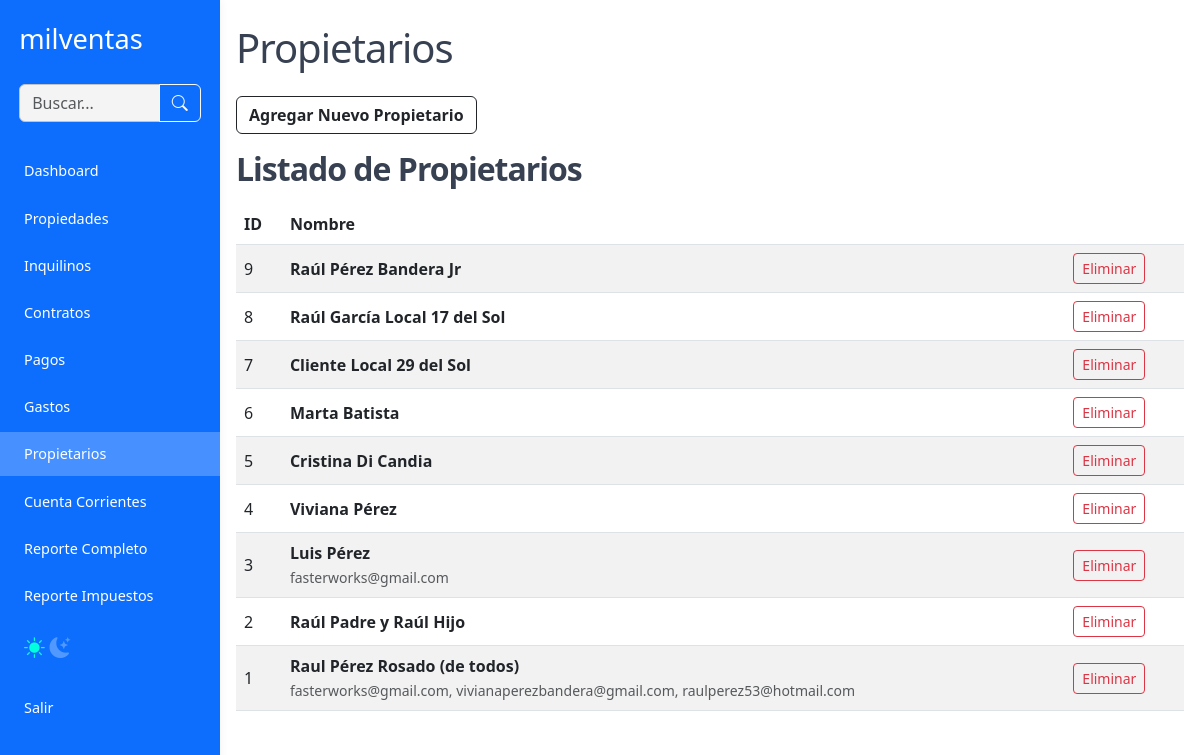
Screenshot of /propietarios.php (signed in) with the database file from the repository.
### tables this page shows
CREATE TABLE IF NOT EXISTS `propietarios` (
  `id` int(11) NOT NULL AUTO_INCREMENT,
  `nombre` varchar(255) NOT NULL,
  `telefono` varchar(50) NOT NULL,
  `email` varchar(500) NOT NULL,
  PRIMARY KEY (`id`)
);

### propietarios.php (the view, shortened to what this page needs)
<?php
require_once 'config.php';
$edit_id = intval($_GET['edit'] ?? 0);
$errors = [];
$show_form = isset($_GET['add']) && $_GET['add'] === 'true';
$propietarios = $pdo->query("SELECT * FROM propietarios ORDER BY id DESC")->fetchAll();
include 'includes/header_nav.php';
?>
<main class="container container-main py-4">
  <h1>Propietarios</h1>
  <button class="btn btn-outline-dark mb-3" type="button" data-bs-toggle="collapse" data-bs-target="#formPropietarioCollapse" aria-expanded="<?= $show_form || $edit_id || !empty($errors) ? 'true' : 'false' ?>" aria-controls="formPropietarioCollapse" style="font-weight:600;">
    <?= $show_form || $edit_id || !empty($errors) ? 'Ocultar' : 'Agregar Nuevo Propietario' ?>
  </button>
  <?php if (!($edit_id || !empty($errors) || $show_form)): ?>
    <section>
      <h2 class="fw-semibold mb-3">Listado de Propietarios</h2>
      <?php if (count($propietarios) === 0): ?>
        <p>No hay propietarios registrados.</p>
      <?php else: ?>
        <div class="table-responsive">
          <table class="table align-middle table-striped">
            <thead>
              <tr>
                <th>ID</th>
                <th>Nombre</th>
                <th></th>
              </tr>
            </thead>
            <tbody>
              <?php foreach ($propietarios as $p): ?>
                <tr>
                  <td><?= htmlspecialchars($p['id']) ?></td>
                  <td>
                    <a href="propietarios.php?edit=<?= intval($p['id']) ?>" class="text-decoration-none text-dark"><b><?= htmlspecialchars($p['nombre']) ?></b><br>
                      <small class="text-muted"><?= htmlspecialchars($p['email'] ?? '') ?></small></a>
                  </td>
                  <td>
                    <?php if ($_SESSION['user_role'] === 'admin'): ?>
                      <a href="propietarios.php?delete=<?= intval($p['id']) ?>" class="btn btn-sm btn-outline-danger" onclick="return confirm('¿Seguro que desea eliminar este propietario?')">Eliminar</a>
                    <?php endif; ?>
                  </td>
                </tr>
              <?php endforeach; ?>
            </tbody>
          </table>
        </div>
      <?php endif; ?>
    </section>
  <?php endif; ?>
</main>
<?php
include 'includes/footer.php';
?>

### includes/styles.css (style rules this page uses)
:root { --color-fondo: #ffffff; --color-texto: #374151; --color-primario: #0d6efd; --color-primario-hover: #4691ff; --color-navbar: #fff; --color-sidebar: #0d6efd; --color-card: #fff; --color-borde: #c3c3c3; --color-input: #f4f4f4; --color-acento: #fff700; }
body { background: var(--color-fondo); color: var(--color-texto); }
.card, .table-responsive { background: var(--color-card); }
body { font-family: ui-sans-serif, system-ui, sans-serif, 'Apple Color Emoji', 'Segoe UI Emoji', 'Segoe UI Symbol', 'Noto Color Emoji', -webkit-bodyui-sans-serif, "Noto Sans", Roboto, "Segoe UI", system-ui, -apple-system, "Helvetica Neue", Arial, "Liberation Sans", sans-serif, "Apple Color Emoji", "Segoe UI Emoji", "Segoe UI Symbol", "Noto Color Emoji"; background: #ffffff; color: #374151; padding-top: 5.5rem; min-height: 100vh; margin: 0; }
.container-main { max-width: 1200px; margin: auto; padding: 1rem; }
h1, h2, h3, h4, h5 { margin-bottom: 1.5rem; letter-spacing: -1px; }
.table-responsive { border-radius: 0.75rem; }
@media (min-width: 992px) { body { padding-left: 220px; padding-top: 0px; } }

### rows the page displays
propietarios: id "9", nombre "Raúl Pérez Bandera Jr"
propietarios: id "8", nombre "Raúl García Local 17 del Sol"
propietarios: id "7", nombre "Cliente Local 29 del Sol"
propietarios: id "6", nombre "Marta Batista"
propietarios: id "5", nombre "Cristina Di Candia"
propietarios: id "4", nombre "Viviana Pérez"
propietarios: id "3", nombre "Luis Pérez", email "fasterworks@gmail.com"
propietarios: id "2", nombre "Raúl Padre y Raúl Hijo"
propietarios: id "1", nombre "Raul Pérez Rosado (de todos)", email "fasterworks@gmail.com, vivianaperezbandera@gmail.com, raulperez53@hotmail.com"
